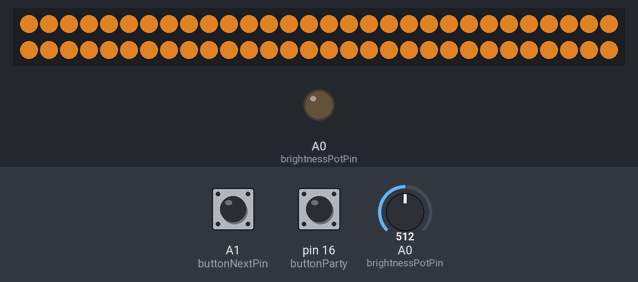
Bench run of a sketch on a simulated Arduino Uno, built with avr-gcc and run on an emulated ATmega328P. On the bench: 60 RGB LEDs in strip order, left to right, continuing on the next row, output pins drawn as LEDs (lit = HIGH). Inputs (shaded band) come from the test bench; at power-on: pin 16 (buttonParty) HIGH, A0 (brightnessPotPin) = 512, A1 (buttonNextPin) HIGH. Dim RGB values are drawn brighter than linear.

Above: at 1.2 s.
1.3 s: pin 16 (buttonParty) pulled LOW for 0.15 s
At 2.6 s:
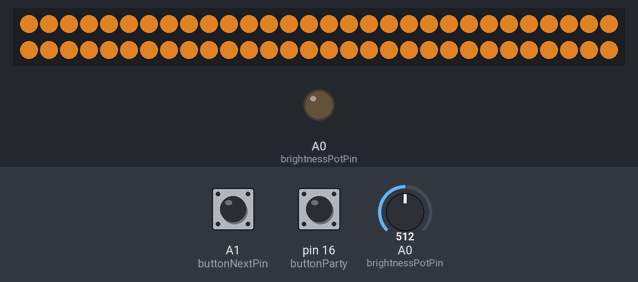
2.9 s: pin 16 (buttonParty) pulled LOW for 1 s
At 3.08 s:
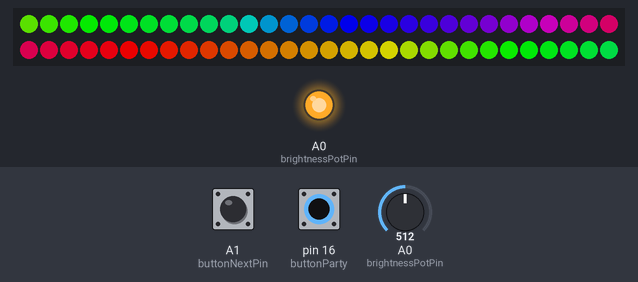
5.4 s: A0 (brightnessPotPin) set to 306
At 6.2 s:
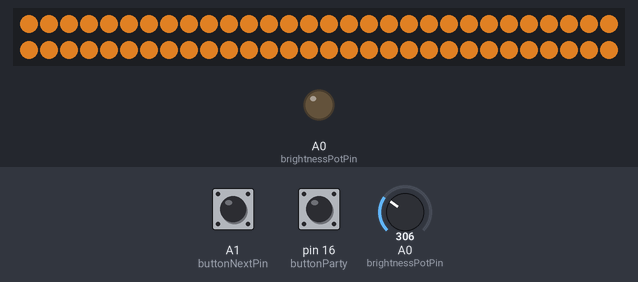
6.9 s: A0 (brightnessPotPin) set to 122
8.4 s: A0 (brightnessPotPin) set to 0
At 9.6 s:
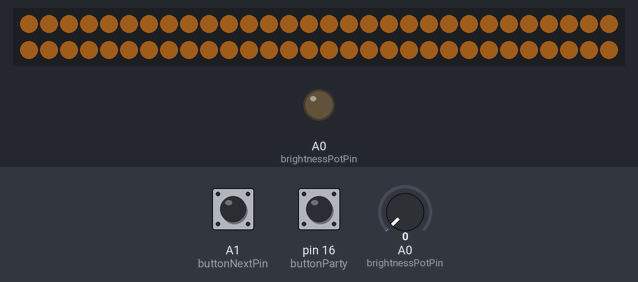
9.9 s: pin 16 (buttonParty) pulled LOW for 3.2 s
At 10.57 s:
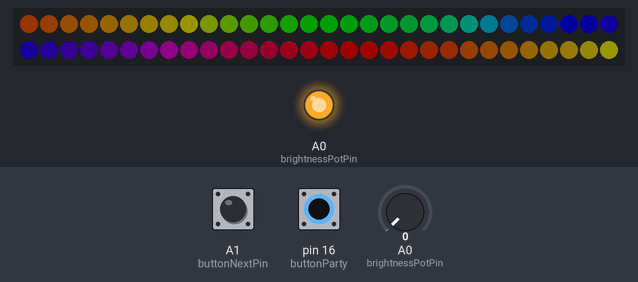
Timing chart, 0 to 14.6 s (numbered marks = the images above; inputs shaded):
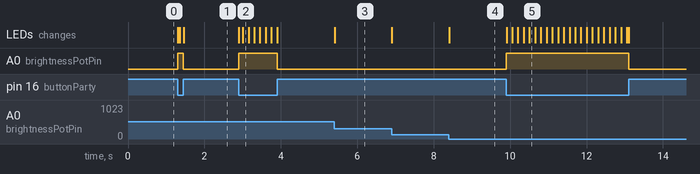

The sketch:

party_lamp.ino
```cpp
#include <Bounce2.h>
#include <FastLED.h>
#include <EEPROM.h>

// Define variable for FastLED usage
#define NUM_LEDS 60
#define CHIPSET WS2812B
#define COLOR_ORDER GRB
#define DATA_PIN A1

//array for FastLED to use
CRGB leds[NUM_LEDS];

bool partyTime = true;
#define PARTY_STATE_EEPROM_ADDRESS 0
byte partyState = 0;
#define KELVIN_STATE_EEPROM_ADDRESS 1
byte kelvinState = 0;
const byte brightnessPotPin = A0;
const byte buttonParty = 16;
const byte ledButtonParty = 14;
const byte buttonNextPin = 15;
const byte onOffSwitchPin = 19;

#define NUM_COLORTEMPS 3
CRGB colorTemps[NUM_COLORTEMPS] = {Candle, Tungsten40W, CarbonArc};

#define NUM_PATTERNS 6
typedef void (* GenericFP)();
GenericFP patterns[NUM_PATTERNS] = {&rainbowPattern,
                                    &gradientPattern,
                                    &usaPattern,
                                    &sweetChristmas,
                                    &emergencySOS,
                                    &testPattern
                                   };

//variables for frame counting (pattern timing)
#define FRAME_INTERVAL_DEFAULT 150
unsigned long frame = 0;
unsigned long now = millis();
int frame_interval = FRAME_INTERVAL_DEFAULT;

Bounce buttonNext = Bounce();

void setup()
{
  if(EEPROM.read(KELVIN_STATE_EEPROM_ADDRESS) <= NUM_COLORTEMPS){
    kelvinState = EEPROM.read(KELVIN_STATE_EEPROM_ADDRESS);
  }
  if(EEPROM.read(PARTY_STATE_EEPROM_ADDRESS) <= NUM_PATTERNS){
    partyState = EEPROM.read(PARTY_STATE_EEPROM_ADDRESS);
  }
  pinMode(buttonNextPin, INPUT_PULLUP);
  buttonNext.attach(buttonNextPin);
  pinMode(onOffSwitchPin, INPUT_PULLUP);
  pinMode(buttonParty, INPUT_PULLUP);
  pinMode(ledButtonParty, OUTPUT);
  FastLED.addLeds<CHIPSET, DATA_PIN, COLOR_ORDER>(leds, NUM_LEDS);
  FastLED.clear();
  FastLED.show();
  // limit my draw to 1A at 5v of power draw
  FastLED.setMaxPowerInVoltsAndMilliamps(5,1000);
  //Serial.begin(9600);
}

void kelvinMode() {
  int prevKelvinState = kelvinState;
  kelvinState = getNextIndex(kelvinState, NUM_COLORTEMPS, KELVIN_STATE_EEPROM_ADDRESS);
  if(kelvinState != prevKelvinState || partyTime){
    partyTime = false;
    fill_solid(leds, NUM_LEDS, colorTemps[kelvinState]);
  }
}

//Returns the value of the brightness dial between 0-1023
void updateBrightness() {
  int brightness_reading = analogRead(brightnessPotPin);
  //Serial.print("brightness_reading: " + String(brightness_reading));
  brightness_reading = sqrt(brightness_reading); //try to delogify
  brightness_reading = brightness_reading >> 2; // divide by 4
  brightness_reading = brightness_reading << 5; // multiply by 32
  brightness_reading += 31;
  //Serial.println(" final: " + String(brightness_reading));
  FastLED.setBrightness(brightness_reading);
}

int getNextIndex(const int current_index, int num_items, int eeprom_address) {
  buttonNext.update();
  int return_value = current_index;

  if (buttonNext.fell()) {
    return_value = (current_index + 1) % num_items;
    //Only write the state to eeprom when a button press occurs
    EEPROM.write(eeprom_address, return_value);
  }
  return return_value;
}


void partyMode() {
  partyTime = true;
  partyState = getNextIndex(partyState, NUM_PATTERNS-1, PARTY_STATE_EEPROM_ADDRESS);
  now = millis();

  unsigned long newFrame = now / frame_interval;
  if (newFrame != frame) {
    frame = newFrame;
    patterns[partyState]();
  }
}

void loop()
{
  if (digitalRead(buttonParty) == LOW) {
    digitalWrite(ledButtonParty, HIGH);
    partyMode();
  } else {
    digitalWrite(ledButtonParty, LOW);
    kelvinMode();
  }

  updateBrightness();
  FastLED.show();
}

void rainbowPattern() {
  int rainbow_density = 4; //lower==less dense
  fill_rainbow(leds, NUM_LEDS, frame * rainbow_density);
}

void gradientPattern() {
  byte time = millis() >> 2;
  for (uint16_t i = 0; i < NUM_LEDS; i++)
  {
    byte x = time - 8 * i;
    leds[i] = CRGB(x, 255 - x, x);
  }
}

void testPattern() {
  CRGB rgb[3] = {CRGB::Red, CRGB::Green, CRGB::Blue};
  genericPattern(rgb, 3);
}

void genericPattern(CRGB * pattern, int length){
  for (int i = 0; i < NUM_LEDS; i++){
      int index = (frame + i) % length;
      leds[i] = CRGB(pattern[index]);
    }
  }

void sweetChristmas(){
  CRGB christmas[6] = {CRGB::Red, CRGB::Red, CRGB::Red,
                  CRGB::Green, CRGB::Green, CRGB::Green,};
  genericPattern(christmas, 6);
  }

void usaPattern() {
  CRGB usa[12] = {CRGB::Red, CRGB::Red, CRGB::Red, CRGB::Red,
                  CRGB::White, CRGB::White, CRGB::White, CRGB::White,
                  CRGB::Blue, CRGB::Blue, CRGB::Blue, CRGB::Blue};
  genericPattern(usa, 12);
}

void emergencySOS() {
  int num_intervals = 34;
  bool SOS[34] =    {1, 0, 1, 0, 1,  0, 0, 0,    1, 1, 1, 0, 1, 1, 1, 0, 1, 1, 1,   0, 0, 0,    1, 0, 1, 0, 1, 0, 0, 0, 0, 0, 0, 0};
  int interval_time = 300; //in milliseconds
  long mod_time = interval_time * num_intervals;
  byte current_time_unit = (millis() % mod_time) / interval_time;
  //SOS in binary -             S -s_s_s     space-___ O-l_l_l                  space-___ S -s_s_s
  if (SOS[current_time_unit]) {
    fill_solid(leds, NUM_LEDS, CRGB::Red);
  } else {
    FastLED.clear();
  }
}
```

Measured:
- after the input at 1.3 s, A0 (brightnessPotPin): LOW → HIGH at once, → LOW 0.15 s later; the LEDs: first change at once (image 1 shows a later state)
- after the input at 2.9 s, A0 (brightnessPotPin): LOW → HIGH at once, → LOW 1.0 s later; the LEDs: first change at once (image 2 shows a later state)
- after the input at 8.4 s, the LEDs: change at once (image 4)
- after the input at 9.9 s, A0 (brightnessPotPin): LOW → HIGH at once, → LOW 3.2 s later; the LEDs: first change at once (image 5 shows a later state)
